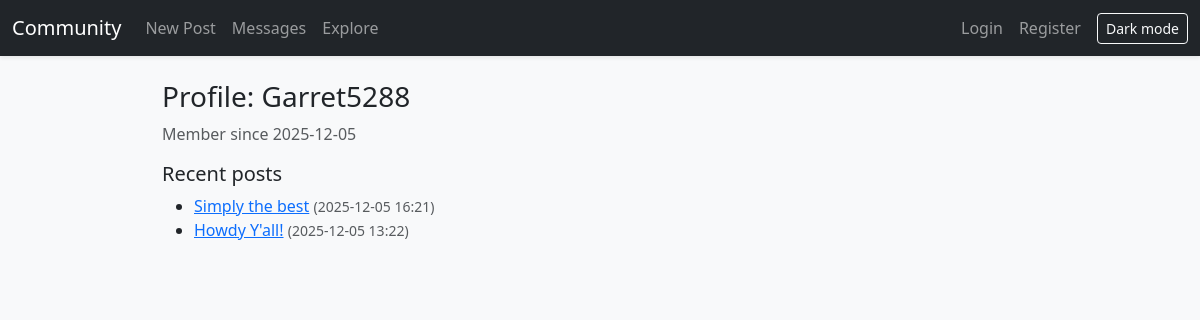
The app's page /user/Garret5288 with its own data.
### community_forum.py (models this page shows)
class User(db.Model):
	id = db.Column(db.Integer, primary_key=True)
	username = db.Column(db.String(80), unique=True, nullable=False, index=True)
	email = db.Column(db.String(120), unique=True, nullable=False, index=True)
	password_hash = db.Column(db.String(128), nullable=False)
	is_admin = db.Column(db.Boolean, default=False, nullable=False)
	bio = db.Column(db.Text)
	created_at = db.Column(db.DateTime, default=datetime.utcnow, nullable=False)
	posts = db.relationship('Post', back_populates='author', cascade='all, delete-orphan')
	comments = db.relationship('Comment', back_populates='author', cascade='all, delete-orphan')
	sent_messages = db.relationship('Message', foreign_keys='Message.sender_id', back_populates='sender', cascade='all, delete-orphan')
	received_messages = db.relationship('Message', foreign_keys='Message.recipient_id', back_populates='recipient', cascade='all, delete-orphan')

class Post(db.Model):
	id = db.Column(db.Integer, primary_key=True)
	author_id = db.Column(db.Integer, db.ForeignKey('user.id'), nullable=False)
	title = db.Column(db.String(255), nullable=False, index=True)
	body = db.Column(db.Text, nullable=False)
	created_at = db.Column(db.DateTime, default=datetime.utcnow, nullable=False, index=True)
	author = db.relationship('User', back_populates='posts')
	comments = db.relationship('Comment', back_populates='post', cascade='all, delete-orphan')

### community_forum.py (the view)
@app.route('/user/<username>')
def user_profile(username: str):
	u = User.query.filter(db.func.lower(User.username) == (username or '').lower()).first()
	if not u:
		flash('User not found.', 'error')
		return redirect(url_for('index'))
	posts = Post.query.filter_by(author_id=u.id).order_by(Post.created_at.desc()).limit(10).all()
	return render_template('user_profile.html', title=f'{u.username} — Profile', u=u, posts=posts)

### community_forum.py (called while the page is built, shortened)
def current_user():
	uid = session.get('uid')
	if not uid:
		return None
	return User.query.get(uid)

@app.context_processor
def inject_user_and_csrf():
	u = current_user()
	unread = 0
	if u:
		try:
			unread = Message.query.filter_by(recipient_id=u.id, read_at=None).count()
		except Exception:
			unread = 0
	return {
		'user': u,
		'csrf_token': _csrf_token(),
		'unread_count': unread,
	}

@app.after_request
def add_security_headers(resp):
	csp = (
		"default-src 'self'; "
		"style-src 'self' https://cdn.jsdelivr.net; "
		"script-src 'self' https://cdn.jsdelivr.net; "
		"object-src 'none'; base-uri 'self'; frame-ancestors 'none'"
	)
	resp.headers['Content-Security-Policy'] = csp
	resp.headers['X-Content-Type-Options'] = 'nosniff'
	resp.headers['X-Frame-Options'] = 'DENY'
	resp.headers['Referrer-Policy'] = 'no-referrer'
	return resp

def _csrf_token():
	tok = session.get('csrf_token')
	if not tok:
		import secrets
		tok = secrets.token_urlsafe(32)
		session['csrf_token'] = tok
	return tok

@app.before_request
def enforce_idle_timeout():
	uid = session.get('uid')
	if not uid:
		return

### templates/user_profile.html (shortened to what this page needs)
{% extends 'base.html' %}
{% block content %}
<div class="d-flex justify-content-between align-items-center">
    <h3>Profile: {{ u.username }}</h3>
</div>
<p class="text-muted">Member since {{ u.created_at.strftime('%Y-%m-%d') }}</p>
<h5 class="mt-3">Recent posts</h5>
<ul>
    {% for p in posts %}
    <li><a href="{{ url_for('post_view', post_id=p.id) }}">{{ p.title }}</a> <small class="text-muted">({{
            p.created_at.strftime('%Y-%m-%d %H:%M') }})</small></li>
    {% endfor %}
</ul>
{% endblock %}

### static/app.css (style rules this page uses)
a { color: var(--primary); }

### records on screen
User: username "Garret5288", created_at "2025-12-05"
Post: title "Simply the best", created_at "2025-12-05 16:21"
Post: title "Howdy Y'all!", created_at "2025-12-05 13:22"
